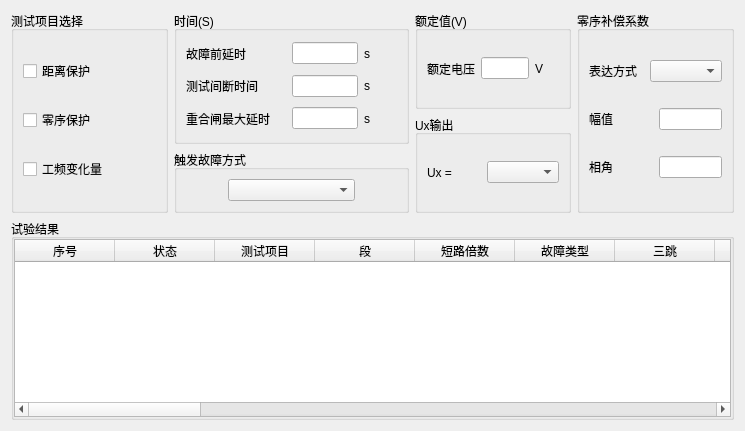
     <widget class="QWidget" name="tab_csxm">
      <attribute name="title">
       <string>测试项目</string>
      </attribute>
      <layout class="QVBoxLayout" name="verticalLayout_3" stretch="1,1">
       <item>
        <layout class="QHBoxLayout" name="horizontalLayout_2" stretch="2,3,2,2">
         <item>
          <widget class="QGroupBox" name="groupBox">
           <property name="title">
            <string>测试项目选择</string>
           </property>
           <layout class="QVBoxLayout" name="verticalLayout_4">
            <item>
             <widget class="QCheckBox" name="checkBox">
              <property name="text">
               <string>距离保护</string>
              </property>
             </widget>
            </item>
            <item>
             <widget class="QCheckBox" name="checkBox_2">
              <property name="text">
               <string>零序保护</string>
              </property>
             </widget>
            </item>
            <item>
             <widget class="QCheckBox" name="checkBox_3">
              <property name="text">
               <string>工频变化量</string>
              </property>
             </widget>
            </item>
           </layout>
          </widget>
         </item>
         <item>
          <layout class="QVBoxLayout" name="verticalLayout" stretch="3,1">
           <item>
            <widget class="QGroupBox" name="groupBox_2">
             <property name="title">
              <string>时间(S)</string>
             </property>
             <layout class="QVBoxLayout" name="verticalLayout_5">
              <item>
               <layout class="QHBoxLayout" name="horizontalLayout_4" stretch="3,2,1">
                <item>
                 <widget class="QLabel" name="label">
                  <property name="text">
                   <string>故障前延时</string>
                  </property>
                 </widget>
                </item>
                <item>
                 <widget class="QLineEdit" name="lineEdit"/>
                </item>
                <item>
                 <widget class="QLabel" name="label_2">
                  <property name="text">
                   <string>s</string>
                  </property>
                 </widget>
                </item>
               </layout>
              </item>
              <item>
               <layout class="QHBoxLayout" name="horizontalLayout_5" stretch="3,2,1">
                <item>
                 <widget class="QLabel" name="label_3">
                  <property name="text">
                   <string>测试间断时间</string>
                  </property>
                 </widget>
                </item>
                <item>
                 <widget class="QLineEdit" name="lineEdit_2"/>
                </item>
                <item>
                 <widget class="QLabel" name="label_4">
                  <property name="text">
                   <string>s</string>
                  </property>
                 </widget>
                </item>
               </layout>
              </item>
              <item>
               <layout class="QHBoxLayout" name="horizontalLayout_6" stretch="3,2,1">
                <item>
                 <widget class="QLabel" name="label_5">
                  <property name="text">
                   <string>重合闸最大延时</string>
                  </property>
                 </widget>
                </item>
                <item>
                 <widget class="QLineEdit" name="lineEdit_3"/>
                </item>
                <item>
                 <widget class="QLabel" name="label_6">
                  <property name="text">
                   <string>s</string>
                  </property>
                 </widget>
                </item>
               </layout>
              </item>
             </layout>
            </widget>
           </item>
           <item>
            <widget class="QGroupBox" name="groupBox_3">
             <property name="title">
              <string>触发故障方式</string>
             </property>
             <layout class="QHBoxLayout" name="horizontalLayout_7" stretch="1,3,1">
              <item>
               <spacer name="horizontalSpacer">
                <property name="orientation">
                 <enum>Qt::Horizontal</enum>
                </property>
                <property name="sizeHint" stdset="0">
                 <size>
                  <width>40</width>
                  <height>20</height>
                 </size>
                </property>
               </spacer>
              </item>
              <item>
               <widget class="QComboBox" name="comboBox"/>
              </item>
              <item>
               <spacer name="horizontalSpacer_2">
                <property name="orientation">
                 <enum>Qt::Horizontal</enum>
                </property>
                <property name="sizeHint" stdset="0">
                 <size>
                  <width>40</width>
                  <height>20</height>
                 </size>
                </property>
               </spacer>
              </item>
             </layout>
            </widget>
           </item>
          </layout>
         </item>
         <item>
          <layout class="QVBoxLayout" name="verticalLayout_2">
           <item>
            <widget class="QGroupBox" name="groupBox_4">
             <property name="title">
              <string>额定值(V)</string>
             </property>
             <layout class="QHBoxLayout" name="horizontalLayout_8" stretch="2,2,1">
              <item>
               <widget class="QLabel" name="label_7">
                <property name="text">
                 <string>额定电压</string>
                </property>
               </widget>
              </item>
              <item>
               <widget class="QLineEdit" name="lineEdit_4"/>
              </item>
              <item>
               <widget class="QLabel" name="label_8">
                <property name="text">
                 <string>V</string>
                </property>
               </widget>
              </item>
             </layout>
            </widget>
           </item>
           <item>
            <widget class="QGroupBox" name="groupBox_5">
             <property name="title">
              <string>Ux输出</string>
             </property>
             <layout class="QHBoxLayout" name="horizontalLayout_9">
              <property name="spacing">
               <number>0</number>
              </property>
              <item>
               <widget class="QLabel" name="label_9">
                <property name="text">
                 <string>Ux =</string>
                </property>
               </widget>
              </item>
              <item>
               <widget class="QComboBox" name="comboBox_2"/>
              </item>
             </layout>
            </widget>
           </item>
          </layout>
         </item>
         <item>
          <widget class="QGroupBox" name="groupBox_6">
           <property name="title">
            <string>零序补偿系数</string>
           </property>
           <layout class="QVBoxLayout" name="verticalLayout_6">
            <item>
             <layout class="QHBoxLayout" name="horizontalLayout_10" stretch="1,1">
              <item>
               <widget class="QLabel" name="label_10">
                <property name="text">
                 <string>表达方式</string>
                </property>
               </widget>
              </item>
              <item>
               <widget class="QComboBox" name="comboBox_3"/>
              </item>
             </layout>
            </item>
            <item>
             <layout class="QHBoxLayout" name="horizontalLayout_11" stretch="1,1">
              <item>
               <widget class="QLabel" name="label_11">
                <property name="text">
                 <string>幅值</string>
                </property>
               </widget>
              </item>
              <item>
               <widget class="QLineEdit" name="lineEdit_5"/>
              </item>
             </layout>
            </item>
            <item>
             <layout class="QHBoxLayout" name="horizontalLayout_12" stretch="1,1">
              <item>
               <widget class="QLabel" name="label_12">
                <property name="text">
                 <string>相角</string>
                </property>
               </widget>
              </item>
              <item>
               <widget class="QLineEdit" name="lineEdit_6"/>
              </item>
             </layout>
            </item>
           </layout>
          </widget>
         </item>
        </layout>
       </item>
       <item>
        <widget class="QGroupBox" name="groupBox_7">
         <property name="title">
          <string>试验结果</string>
         </property>
         <layout class="QHBoxLayout" name="horizontalLayout_3">
          <property name="leftMargin">
           <number>0</number>
          </property>
          <property name="topMargin">
           <number>0</number>
          </property>
          <property name="rightMargin">
           <number>0</number>
          </property>
          <property name="bottomMargin">
           <number>0</number>
          </property>
          <item>
           <widget class="QTableWidget" name="tb_csxm_result">
            <attribute name="verticalHeaderVisible">
             <bool>false</bool>
            </attribute>
            <column>
             <property name="text">
              <string>序号</string>
             </property>
            </column>
            <column>
             <property name="text">
              <string>状态</string>
             </property>
            </column>
            <column>
             <property name="text">
              <string>测试项目</string>
             </property>
            </column>
            <column>
             <property name="text">
              <string>段</string>
             </property>
            </column>
            <column>
             <property name="text">
              <string>短路倍数</string>
             </property>
            </column>
            <column>
             <property name="text">
              <string>故障类型</string>
             </property>
            </column>
            <column>
             <property name="text">
              <string>三跳</string>
             </property>
            </column>
            <column>
             <property name="text">
              <string>三跳</string>
             </property>
            </column>
            <column>
             <property name="text">
              <string>三跳</string>
             </property>
            </column>
            <column>
             <property name="text">
              <string>新建列</string>
             </property>
            </column>
            <column>
             <property name="text">
              <string>永跳</string>
             </property>
            </column>
            <column>
             <property name="text">
              <string>Z(Ω)</string>
             </property>
            </column>
            <column>
             <property name="text">
              <string>Φ(Ω)</string>
             </property>
            </column>
            <column>
             <property name="text">
              <string>R(Ω)</string>
             </property>
            </column>
            <column>
             <property name="text">
              <string>X(Ω)</string>
             </property>
            </column>
            <column>
             <property name="text">
              <string>故障电流</string>
             </property>
            </column>
            <column>
             <property name="text">
              <string>故障相电压</string>
             </property>
            </column>
            <column>
             <property name="text">
              <string>电压角</string>
             </property>
            </column>
            <column>
             <property name="text">
              <string>整定时间</string>
             </property>
            </column>
            <column>
             <property name="text">
              <string>故障方向</string>
             </property>
            </column>
            <column>
             <property name="text">
              <string>Ua</string>
             </property>
            </column>
            <column>
             <property name="text">
              <string>Ub</string>
             </property>
            </column>
            <column>
             <property name="text">
              <string>Uc</string>
             </property>
            </column>
            <column>
             <property name="text">
              <string>Ux</string>
             </property>
            </column>
            <column>
             <property name="text">
              <string>Ia</string>
             </property>
            </column>
            <column>
             <property name="text">
              <string>Ib</string>
             </property>
            </column>
            <column>
             <property name="text">
              <string>Ic</string>
             </property>
            </column>
            <column>
             <property name="text">
              <string>试验时间</string>
             </property>
            </column>
           </widget>
          </item>
         </layout>
        </widget>
       </item>
      </layout>
     </widget>
